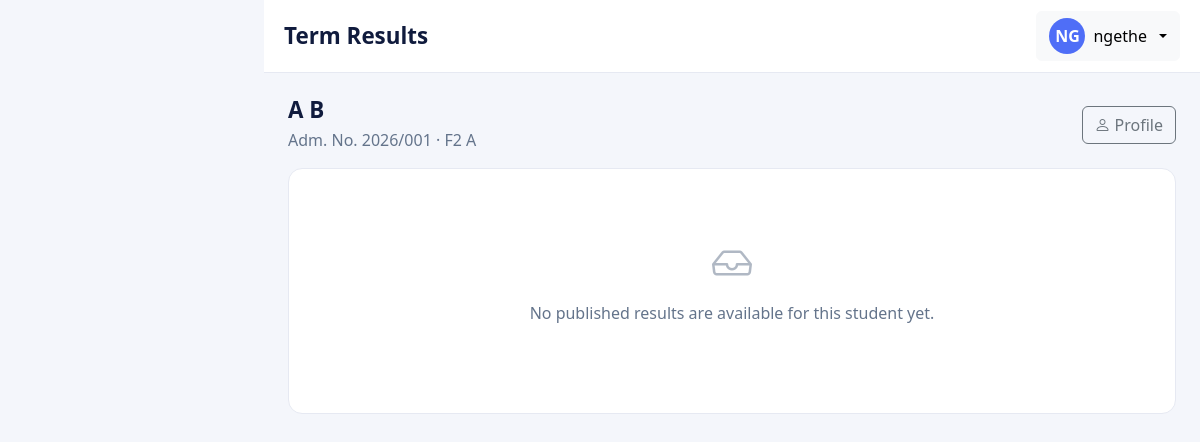
Page /academics/performance/1/ (signed in) on the committed database.
### accounts/models.py (models this page shows, shortened)
class UserProfile(models.Model):
    class Roles(models.TextChoices):
        ADMIN = 'ADMIN', 'Administrator'
        TEACHER = 'TEACHER', 'Teacher'
        PARENT = 'PARENT', 'Parent'
    user = models.OneToOneField(User, on_delete=models.CASCADE, related_name='profile')
    role = models.CharField(max_length=10, choices=Roles.choices, default=Roles.PARENT)
    phone = models.CharField(max_length=20, blank=True)
    @property
    def is_admin(self):
        return self.role == self.Roles.ADMIN

### students/models.py (models this page shows, shortened)
class Student(models.Model):
    class Gender(models.TextChoices):
        MALE = 'M', 'Male'
        FEMALE = 'F', 'Female'
    class Status(models.TextChoices):
        ACTIVE = 'ACTIVE', 'Active'
        INACTIVE = 'INACTIVE', 'Inactive'
        GRADUATED = 'GRADUATED', 'Graduated'
        TRANSFERRED = 'TRANSFERRED', 'Transferred'
        SUSPENDED = 'SUSPENDED', 'Suspended'
    user = models.OneToOneField(
        User, null=True, blank=True,
        on_delete=models.SET_NULL, related_name='student',
    )
    admission_no = models.CharField(max_length=20, unique=True)
    first_name = models.CharField(max_length=100)
    middle_name = models.CharField(max_length=100, blank=True)
    last_name = models.CharField(max_length=100)
    gender = models.CharField(max_length=1, choices=Gender.choices)
    date_of_birth = models.DateField()
    class_stream = models.ForeignKey(
        'core.ClassStream', on_delete=models.PROTECT, related_name='students',
    )
    parents = models.ManyToManyField(
        Parent, through='StudentParent', related_name='children',
    )
    date_admitted = models.DateField()
    status = models.CharField(
        max_length=12, choices=Status.choices, default=Status.ACTIVE,
    )
    contact_name = models.CharField(max_length=100, blank=True)
    contact_phone = models.CharField(max_length=20, blank=True)
    class Meta:
        ordering = ['admission_no']
    @property
    def full_name(self):
        middle = f' {self.middle_name}' if self.middle_name else ''
        return f'{self.first_name}{middle} {self.last_name}'

### core/models.py (models this page shows, shortened)
class ClassStream(models.Model):
    school_class = models.ForeignKey(
        SchoolClass, on_delete=models.PROTECT, related_name='class_streams',
    )
    stream = models.ForeignKey(
        Stream, on_delete=models.PROTECT, related_name='class_streams',
    )
    class_teacher = models.ForeignKey(
        Teacher, null=True, blank=True,
        on_delete=models.SET_NULL, related_name='headed_streams',
    )
    subjects = models.ManyToManyField(Subject, blank=True, related_name='class_streams')
    class Meta:
        ordering = ['school_class__name', 'stream__name']
        constraints = [
            models.UniqueConstraint(
                fields=['school_class', 'stream'],
                name='unique_class_stream',
            ),
        ]
    def __str__(self):
        return f'{self.school_class.name} {self.stream.name}'

class SchoolClass(models.Model):
    name = models.CharField(max_length=100, unique=True)
    is_active = models.BooleanField(default=True)
    class Meta:
        ordering = ['name']

class Stream(models.Model):
    name = models.CharField(max_length=50, unique=True)
    class Meta:
        ordering = ['name']

### academics/views.py (the view, shortened to what this page needs)
# urls.py: path('performance/<int:pk>/', ChildResultsView.as_view(), name='child_results'),
class ChildResultsView(LoginRequiredMixin, _PageTitleMixin, DetailView):
    model = Student
    template_name = 'academics/child_results.html'
    context_object_name = 'student'
    page_title = 'Term Results'
    def dispatch(self, request, *args, **kwargs):
        if not request.user.is_authenticated:
            return redirect_to_login(request.get_full_path())
        student = get_object_or_404(Student, pk=kwargs['pk'])
        role = get_role(request.user)
        if role == ADMIN:
            self.student = student
            return super().dispatch(request, *args, **kwargs)
    def get_object(self, queryset=None):
        return self.student
    def get_context_data(self, **kwargs):
        context = super().get_context_data(**kwargs)
        student = self.student
        term_options = Term.objects.filter(
            assessments__status=Assessment.Status.PUBLISHED,
            assessments__marks__student=student,
        ).distinct().order_by('-start_date')
        term_id = self.request.GET.get('term')
        term = None
        if term_id:
            term = term_options.filter(pk=term_id).first()
        if term is None:
            term = Term.objects.filter(is_current=True).first()
            if term is None:
                term = term_options.first()
        context['term'] = term
        context['term_options'] = term_options
        context['results'] = student_term_results(student, term) if term else None
        return context

### academics/views.py (called while the page is built)
    def get_context_data(self, **kwargs):
        context = super().get_context_data(**kwargs)
        context['page_title'] = self.page_title
        return context

### accounts/access.py (called while the page is built)
def get_role(user):
    if not user or not user.is_authenticated:
        return None
    profile = getattr(user, 'profile', None)
    return profile.role if profile else None

### templates/academics/child_results.html (shortened to what this page needs)
{% extends 'base.html' %}
{% block content %}
  <div class="d-flex flex-wrap justify-content-between align-items-center gap-2 mb-3">
    <div>
      <h1 class="page-title mb-1">{{ student.full_name }}</h1>
      <p class="text-subtle mb-0">Adm. No. {{ student.admission_no }} · {{ student.class_stream }}</p>
    </div>
    <div class="d-flex gap-2 align-items-center">
      {% if user_profile.is_admin %}
        <a href="{% url 'students:detail' student.pk %}" class="btn btn-outline-secondary">
          <i class="bi bi-person me-1"></i>Profile
        </a>
      {% endif %}
    </div>
  </div>
  {% if results %}
    <div class="row g-3">
      <div class="col-12 col-lg-8">
        <div class="card card-body-section">
          <div class="card-header card-body-section d-flex justify-content-between align-items-center">
            <strong>Subject results — {% if term %}{{ term }}{% else %}selected term{% endif %}</strong>
          </div>
          <div class="card-body p-0">
            <div class="table-responsive">
              <table class="table table-hover align-middle mb-0">
                <thead>
                  <tr>
                    <th>Subject</th>
                    <th>Assessments</th>
                    <th class="text-end">Total</th>
                    <th class="text-end">Average %</th>
                    <th class="text-center">Grade</th>
                  </tr>
                </thead>
                <tbody>
                  {% for row in results.rows %}
                    <tr>
                      <td class="fw-semibold">{{ row.subject.name }}</td>
                      <td>
                        {% for item in row.assessments %}
                          <div class="small">
                            {{ item.assessment.name }}
                            <span class="text-subtle">({{ item.scored }}/{{ item.max }})</span>
                            {% if item.grade %}
                              <span class="badge bg-primary">{{ item.grade.label }}</span>
                            {% endif %}
                          </div>
                        {% endfor %}
                      </td>
                      <td class="text-end">{{ row.total }}</td>
                      <td class="text-end">{{ row.avg_percent|floatformat:1 }}%</td>
                      <td class="text-center">
                        {% if row.grade %}
                          <span class="badge bg-primary">{{ row.grade.label }}</span>
                        {% else %}
                          <span class="text-subtle">—</span>
                        {% endif %}
                      </td>
                    </tr>
                  {% endfor %}
                </tbody>
              </table>
            </div>
          </div>
        </div>
      </div>
      <div class="col-12 col-lg-4">
        <div class="card card-body-section">
          <div class="card-body">
            <div class="text-subtle small">Overall total</div>
            <div class="fs-4 fw-semibold">{{ results.totals.scored }} <span class="text-subtle fs-6">/ {{ results.totals.max }}</span></div>
            <hr>
            <div class="text-subtle small">Overall average</div>
            <div class="fs-4 fw-semibold">{{ results.overall_percent|floatformat:1 }}%</div>
            <hr>
            <div class="text-subtle small">Overall grade</div>
            <div>
              {% if results.overall_grade %}
                <span class="badge bg-primary fs-6">{{ results.overall_grade.label }}</span>
                <div class="text-subtle small mt-1">
                  Points: {{ results.overall_grade.points }}
                  {% if results.overall_grade.comment %}({{ results.overall_grade.comment }}){% endif %}
                </div>
              {% else %}
                <span class="text-subtle">No grade configured for this range.</span>
              {% endif %}
            </div>
          </div>
        </div>
      </div>
    </div>
  {% else %}
    <div class="card card-body-section">
      <div class="card-body">
        {% include 'partials/empty_state.html' with message='No published results are available for this student yet.' %}
      </div>
    </div>
  {% endif %}
{% endblock %}

### templates/partials/topbar.html (shortened to what this page needs)
<header class="app-topbar">
  <div class="d-flex align-items-center justify-content-between gap-2">
    <div class="d-flex align-items-center gap-2">
      <h1 class="page-title mb-0">{% block page_title %}{{ page_title|default:"Dashboard" }}{% endblock %}</h1>
    </div>
    <div class="d-flex align-items-center gap-2">
      {% if user_profile %}
        <div class="dropdown">
          <button class="btn btn-light dropdown-toggle d-flex align-items-center gap-2" type="button"
                  data-bs-toggle="dropdown" aria-expanded="false">
            <span class="user-avatar">{{ user_profile.user.username|slice:":2"|upper }}</span>
            <span class="d-none d-md-inline">{{ user_profile.user.get_full_name|default:user_profile.user.username }}</span>
          </button>
        </div>
      {% endif %}
    </div>
  </div>
</header>

### static/css/app.css (style rules this page uses)
:root { --brand-navy: #101b3d; --brand-navy-2: #1b2a5e; --brand-accent: #4f6ef7; --brand-accent-soft: #eef1fe; --body-bg: #f4f6fb; --sidebar-width: 264px; --text-muted: #64748b; }
body.app-body { background-color: var(--body-bg); font-family: 'Segoe UI', system-ui, -apple-system, sans-serif; }
.app-topbar { background: #fff; border-bottom: 1px solid #e6e9f2; padding: 0.7rem 1.25rem; position: sticky; top: 0; z-index: 100; }
.card-body-section { background: #fff; border: 1px solid #e6e9f2; border-radius: 14px; }
.page-title { font-size: 1.4rem; font-weight: 700; color: var(--brand-navy); margin: 0; }
.text-subtle { color: var(--text-muted); }
.user-avatar { width: 36px; height: 36px; border-radius: 50%; background: var(--brand-accent); color: #fff; display: inline-flex; align-items: center; justify-content: center; font-weight: 600; }

### rows in the picture
UserProfile: user.username "NG", user.get_full_name "ngethe"
Student: full_name "A B", admission_no "2026/001", class_stream "F2 A"

### other values in the picture
{{ page_title|default:"Dashboard" }} "Term Results"
{{ message|default:"No records found." }} "No published results are available for this student yet."
